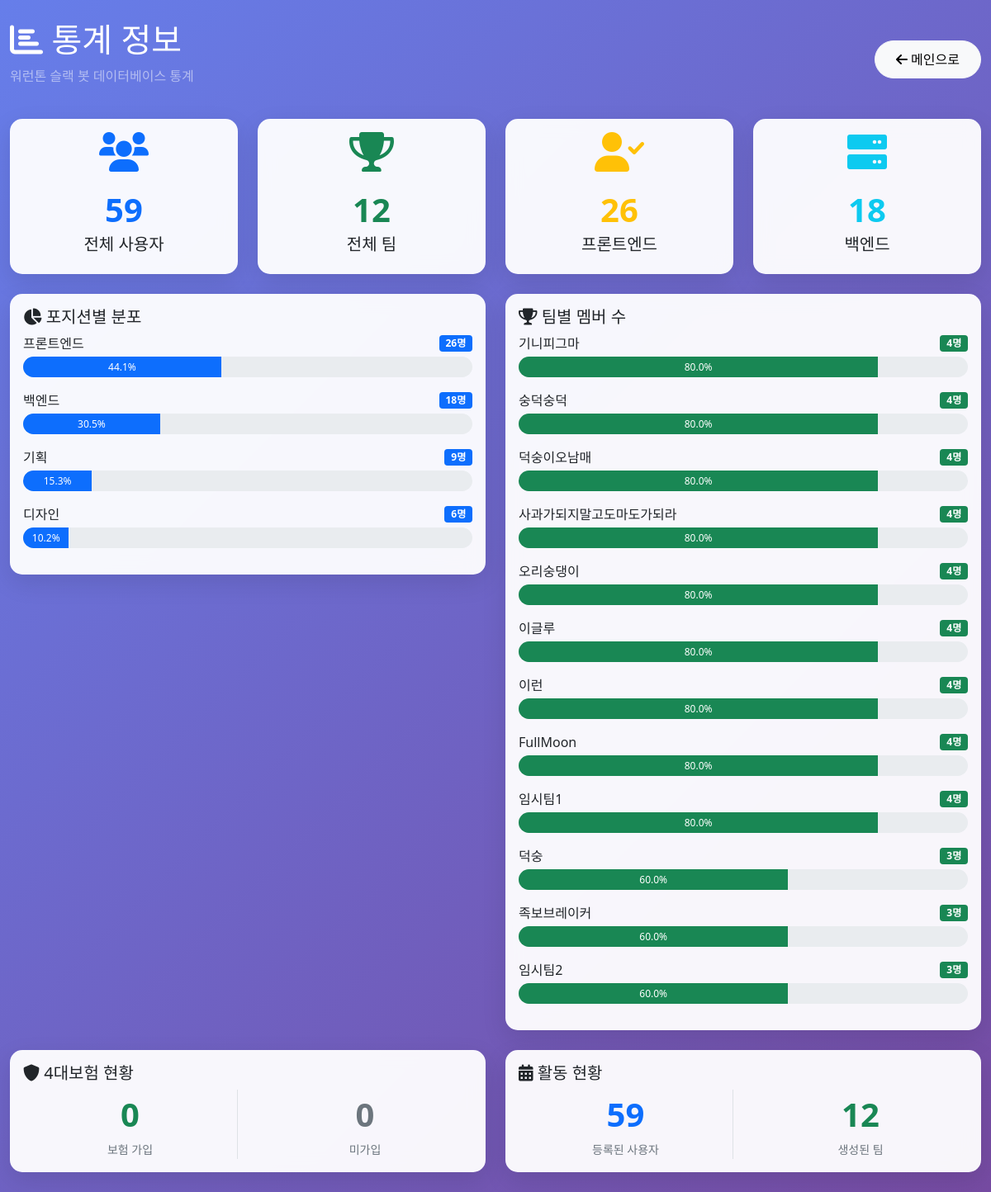
The app's page /statistics with its own data.
### tables this page shows
CREATE TABLE teams (
	id INTEGER NOT NULL, 
	name VARCHAR, 
	created_at DATETIME, 
	is_active BOOLEAN, creator_id TEXT, creator_name TEXT, 
	PRIMARY KEY (id)
);

### app/db_viewer.py (the view)
@app.get("/statistics", response_class=HTMLResponse)
async def view_statistics(request: Request):
    conn = get_db_connection()
    cursor = conn.cursor()
    cursor.execute("SELECT COUNT(*) as count FROM users WHERE is_active = 1")
    total_users = cursor.fetchone()['count']
    cursor.execute("""
        SELECT position, COUNT(*) as count
        FROM users
        WHERE is_active = 1 AND position IS NOT NULL
        GROUP BY position
        ORDER BY count DESC
    """)
    position_stats = cursor.fetchall()
    cursor.execute("SELECT COUNT(*) as count FROM teams WHERE is_active = 1")
    total_teams = cursor.fetchone()['count']
    cursor.execute("""
        SELECT t.name, COUNT(tm.id) as member_count
        FROM teams t
        LEFT JOIN team_members tm ON t.id = tm.team_id
        WHERE t.is_active = 1
        GROUP BY t.id, t.name
        ORDER BY member_count DESC
    """)
    team_stats = cursor.fetchall()
    conn.close()
    return templates.TemplateResponse("statistics.html", {
        "request": request,
        "total_users": total_users,
        "position_stats": position_stats,
        "total_teams": total_teams,
        "team_stats": team_stats
    })

### templates/statistics.html (shortened to what this page needs)
<!DOCTYPE html>
<html lang="ko">
<head>
    <link href="https://cdn.jsdelivr.net/npm/bootstrap@5.1.3/dist/css/bootstrap.min.css" rel="stylesheet">
    <link href="https://cdnjs.cloudflare.com/ajax/libs/font-awesome/6.0.0/css/all.min.css" rel="stylesheet">
</head>
<body>
    <div class="container-fluid py-4">
        <div class="row">
            <div class="col-12">
                <div class="d-flex justify-content-between align-items-center mb-4">
                    <div>
                        <h1 class="text-white">
                            <i class="fas fa-chart-bar"></i> 통계 정보
                        </h1>
                        <p class="text-white-50">워런톤 슬랙 봇 데이터베이스 통계</p>
                    </div>
                    <a href="/" class="btn btn-light btn-back">
                        <i class="fas fa-arrow-left"></i> 메인으로
                    </a>
                </div>
                <div class="row mb-4">
                    <div class="col-md-3">
                        <div class="card stats-card text-center">
                            <div class="card-body">
                                <i class="fas fa-users fa-3x text-primary mb-3"></i>
                                <div class="stat-number text-primary">{{ total_users }}</div>
                                <h5 class="card-title">전체 사용자</h5>
                            </div>
                        </div>
                    </div>
                    <div class="col-md-3">
                        <div class="card stats-card text-center">
                            <div class="card-body">
                                <i class="fas fa-trophy fa-3x text-success mb-3"></i>
                                <div class="stat-number text-success">{{ total_teams }}</div>
                                <h5 class="card-title">전체 팀</h5>
                            </div>
                        </div>
                    </div>
                    <div class="col-md-3">
                        <div class="card stats-card text-center">
                            <div class="card-body">
                                <i class="fas fa-user-check fa-3x text-warning mb-3"></i>
                                <div class="stat-number text-warning">
                                    {{ position_stats | selectattr('position', 'equalto', '프론트엔드') | map(attribute='count') | sum }}
                                </div>
                                <h5 class="card-title">프론트엔드</h5>
                            </div>
                        </div>
                    </div>
                    <div class="col-md-3">
                        <div class="card stats-card text-center">
                            <div class="card-body">
                                <i class="fas fa-server fa-3x text-info mb-3"></i>
                                <div class="stat-number text-info">
                                    {{ position_stats | selectattr('position', 'equalto', '백엔드') | map(attribute='count') | sum }}
                                </div>
                                <h5 class="card-title">백엔드</h5>
                            </div>
                        </div>
                    </div>
                </div>
                <div class="row">
                    <div class="col-md-6">
                        <div class="card stats-card">
                            <div class="card-body">
                                <h5 class="card-title">
                                    <i class="fas fa-chart-pie"></i> 포지션별 분포
                                </h5>
                                {% for stat in position_stats %}
                                <div class="mb-3">
                                    <div class="d-flex justify-content-between align-items-center mb-1">
                                        <span>{{ stat.position }}</span>
                                        <span class="badge bg-primary">{{ stat.count }}명</span>
                                    </div>
                                    <div class="progress progress-custom">
                                        <div class="progress-bar" role="progressbar"
                                             style="width: {{ (stat.count / total_users * 100) | round(1) }}%"
                                             aria-valuenow="{{ stat.count }}" aria-valuemin="0" aria-valuemax="{{ total_users }}">
                                            {{ (stat.count / total_users * 100) | round(1) }}%
                                        </div>
                                    </div>
                                </div>
                                {% endfor %}
                            </div>
                        </div>
                    </div>
                    <div class="col-md-6">
                        <div class="card stats-card">
                            <div class="card-body">
                                <h5 class="card-title">
                                    <i class="fas fa-trophy"></i> 팀별 멤버 수
                                </h5>
                                {% if team_stats %}
                                    {% for stat in team_stats %}
                                    <div class="mb-3">
                                        <div class="d-flex justify-content-between align-items-center mb-1">
                                            <span>{{ stat.name }}</span>
                                            <span class="badge bg-success">{{ stat.member_count }}명</span>
                                        </div>
                                        <div class="progress progress-custom">
                                            <div class="progress-bar bg-success" role="progressbar"
                                                 style="width: {{ (stat.member_count / 5 * 100) | round(1) }}%"
                                                 aria-valuenow="{{ stat.member_count }}" aria-valuemin="0" aria-valuemax="5">
                                                {{ (stat.member_count / 5 * 100) | round(1) }}%
                                            </div>
                                        </div>
                                    </div>
                                    {% endfor %}
                                {% else %}
                                    <p class="text-muted text-center py-4">
                                        <i class="fas fa-info-circle"></i> 아직 생성된 팀이 없습니다.
                                    </p>
                                {% endif %}
                            </div>
                        </div>
                    </div>
                </div>
                <div class="row mt-4">
                    <div class="col-md-6">
                        <div class="card stats-card">
                            <div class="card-body">
                                <h5 class="card-title">
                                    <i class="fas fa-shield-alt"></i> 4대보험 현황
                                </h5>
                                <div class="row text-center">
                                    <div class="col-6">
                                        <div class="border-end">
                                            <div class="stat-number text-success">
                                                {{ position_stats | selectattr('position', 'equalto', 'Y') | map(attribute='count') | sum }}
                                            </div>
                                            <small class="text-muted">보험 가입</small>
                                        </div>
                                    </div>
                                    <div class="col-6">
                                        <div class="stat-number text-secondary">
                                            {{ position_stats | selectattr('position', 'equalto', 'N') | map(attribute='count') | sum }}
                                        </div>
                                        <small class="text-muted">미가입</small>
                                    </div>
                                </div>
                            </div>
                        </div>
                    </div>
                    <div class="col-md-6">
                        <div class="card stats-card">
                            <div class="card-body">
                                <h5 class="card-title">
                                    <i class="fas fa-calendar-alt"></i> 활동 현황
                                </h5>
                                <div class="row text-center">
                                    <div class="col-6">
                                        <div class="border-end">
                                            <div class="stat-number text-primary">
                                                {{ total_users }}
                                            </div>
                                            <small class="text-muted">등록된 사용자</small>
                                        </div>
                                    </div>
                                    <div class="col-6">
                                        <div class="stat-number text-success">
                                            {{ total_teams }}
                                        </div>
                                        <small class="text-muted">생성된 팀</small>
                                    </div>
                                </div>
                            </div>
                        </div>
                    </div>
                </div>
            </div>
        </div>
    </div>
</body>
</html>

### templates/statistics.html (style rules this page uses)
body { background: linear-gradient(135deg, #667eea 0%, #764ba2 100%); min-height: 100vh; font-family: 'Segoe UI', Tahoma, Geneva, Verdana, sans-serif; }
.card { border: none; border-radius: 15px; box-shadow: 0 10px 30px rgba(0,0,0,0.1); }
.stats-card { background: rgba(255,255,255,0.95); backdrop-filter: blur(10px); transition: transform 0.3s ease; }
.btn-back { border-radius: 25px; padding: 10px 25px; }
.stat-number { font-size: 2.5rem; font-weight: bold; }
.progress-custom { height: 25px; border-radius: 15px; }

### records on screen
teams: name "기니피그마", member_count "4", member_count "80.0"
teams: name "숭덕숭덕", member_count "4", member_count "80.0"
teams: name "덕숭이오남매", member_count "4", member_count "80.0"
teams: name "사과가되지말고도마도가되라", member_count "4", member_count "80.0"
teams: name "오리숭댕이", member_count "4", member_count "80.0"
teams: name "이글루", member_count "4", member_count "80.0"
teams: name "이런", member_count "4", member_count "80.0"
teams: name "FullMoon", member_count "4", member_count "80.0"
teams: name "임시팀1", member_count "4", member_count "80.0"
teams: name "덕숭", member_count "3", member_count "60.0"
teams: name "족보브레이커", member_count "3", member_count "60.0"
teams: name "임시팀2", member_count "3", member_count "60.0"

### other values on screen
{{ total_users }} "59"
{{ total_teams }} "12"
{{ stat.position }} "프론트엔드" "백엔드" "기획" "디자인"
{{ stat.count }} "26" "18" "9" "6"
{{ (stat.count / total_users * 100) | round(1) }} "44.1" "30.5" "15.3" "10.2"
